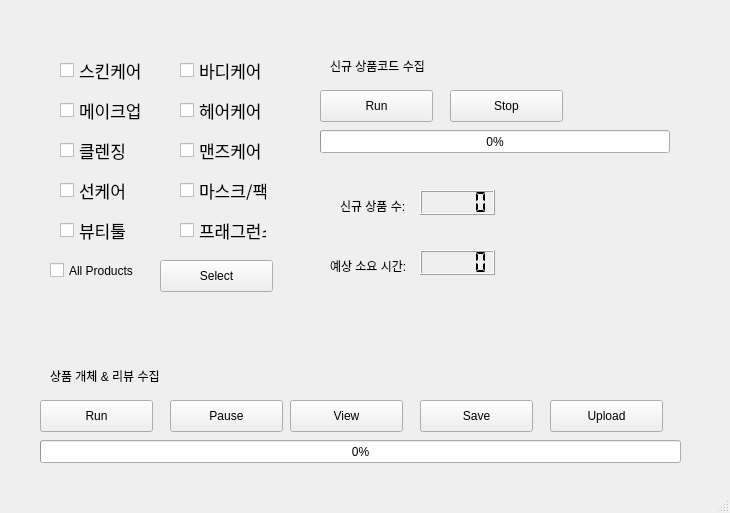
<?xml version="1.0" encoding="UTF-8"?>
<ui version="4.0">
 <class>MainWindow</class>
 <widget class="QMainWindow" name="MainWindow">
  <property name="geometry">
   <rect>
    <x>0</x>
    <y>0</y>
    <width>730</width>
    <height>513</height>
   </rect>
  </property>
  <property name="windowTitle">
   <string>MainWindow</string>
  </property>
  <widget class="QWidget" name="centralwidget">
   <widget class="QPushButton" name="Select">
    <property name="geometry">
     <rect>
      <x>160</x>
      <y>260</y>
      <width>113</width>
      <height>32</height>
     </rect>
    </property>
    <property name="text">
     <string>Select</string>
    </property>
   </widget>
   <widget class="QProgressBar" name="progressBar">
    <property name="geometry">
     <rect>
      <x>40</x>
      <y>440</y>
      <width>641</width>
      <height>23</height>
     </rect>
    </property>
    <property name="value">
     <number>0</number>
    </property>
   </widget>
   <widget class="QPushButton" name="Run">
    <property name="geometry">
     <rect>
      <x>40</x>
      <y>400</y>
      <width>113</width>
      <height>32</height>
     </rect>
    </property>
    <property name="text">
     <string>Run</string>
    </property>
   </widget>
   <widget class="QPushButton" name="Pause">
    <property name="geometry">
     <rect>
      <x>170</x>
      <y>400</y>
      <width>113</width>
      <height>32</height>
     </rect>
    </property>
    <property name="text">
     <string>Pause</string>
    </property>
   </widget>
   <widget class="QPushButton" name="View">
    <property name="geometry">
     <rect>
      <x>290</x>
      <y>400</y>
      <width>113</width>
      <height>32</height>
     </rect>
    </property>
    <property name="text">
     <string>View</string>
    </property>
   </widget>
   <widget class="QPushButton" name="Save">
    <property name="geometry">
     <rect>
      <x>420</x>
      <y>400</y>
      <width>113</width>
      <height>32</height>
     </rect>
    </property>
    <property name="text">
     <string>Save</string>
    </property>
   </widget>
   <widget class="QProgressBar" name="progressBar_2">
    <property name="geometry">
     <rect>
      <x>320</x>
      <y>130</y>
      <width>350</width>
      <height>23</height>
     </rect>
    </property>
    <property name="value">
     <number>0</number>
    </property>
    <property name="textVisible">
     <bool>true</bool>
    </property>
   </widget>
   <widget class="QPushButton" name="Run_2">
    <property name="geometry">
     <rect>
      <x>320</x>
      <y>90</y>
      <width>113</width>
      <height>32</height>
     </rect>
    </property>
    <property name="text">
     <string>Run</string>
    </property>
   </widget>
   <widget class="QCheckBox" name="menscare">
    <property name="geometry">
     <rect>
      <x>180</x>
      <y>140</y>
      <width>87</width>
      <height>20</height>
     </rect>
    </property>
    <property name="font">
     <font>
      <family>.Apple SD Gothic NeoI</family>
      <pointsize>13</pointsize>
     </font>
    </property>
    <property name="text">
     <string>맨즈케어</string>
    </property>
   </widget>
   <widget class="QCheckBox" name="skincare">
    <property name="geometry">
     <rect>
      <x>60</x>
      <y>60</y>
      <width>87</width>
      <height>20</height>
     </rect>
    </property>
    <property name="font">
     <font>
      <family>.Apple SD Gothic NeoI</family>
      <pointsize>13</pointsize>
     </font>
    </property>
    <property name="text">
     <string>스킨케어</string>
    </property>
   </widget>
   <widget class="QCheckBox" name="makeup">
    <property name="geometry">
     <rect>
      <x>60</x>
      <y>100</y>
      <width>87</width>
      <height>20</height>
     </rect>
    </property>
    <property name="font">
     <font>
      <family>.Apple SD Gothic NeoI</family>
      <pointsize>13</pointsize>
     </font>
    </property>
    <property name="text">
     <string>메이크업</string>
    </property>
   </widget>
   <widget class="QCheckBox" name="bodycare">
    <property name="geometry">
     <rect>
      <x>180</x>
      <y>60</y>
      <width>87</width>
      <height>20</height>
     </rect>
    </property>
    <property name="font">
     <font>
      <family>.Apple SD Gothic NeoI</family>
      <pointsize>13</pointsize>
     </font>
    </property>
    <property name="text">
     <string>바디케어</string>
    </property>
   </widget>
   <widget class="QCheckBox" name="haircare">
    <property name="geometry">
     <rect>
      <x>180</x>
      <y>100</y>
      <width>87</width>
      <height>20</height>
     </rect>
    </property>
    <property name="font">
     <font>
      <family>.Apple SD Gothic NeoI</family>
      <pointsize>13</pointsize>
     </font>
    </property>
    <property name="text">
     <string>헤어케어</string>
    </property>
   </widget>
   <widget class="QCheckBox" name="beauty_tool">
    <property name="geometry">
     <rect>
      <x>60</x>
      <y>220</y>
      <width>87</width>
      <height>20</height>
     </rect>
    </property>
    <property name="font">
     <font>
      <family>.Apple SD Gothic NeoI</family>
      <pointsize>13</pointsize>
     </font>
    </property>
    <property name="text">
     <string>뷰티툴</string>
    </property>
   </widget>
   <widget class="QCheckBox" name="maskpack">
    <property name="geometry">
     <rect>
      <x>180</x>
      <y>180</y>
      <width>87</width>
      <height>20</height>
     </rect>
    </property>
    <property name="font">
     <font>
      <family>.Apple SD Gothic NeoI</family>
      <pointsize>13</pointsize>
     </font>
    </property>
    <property name="text">
     <string>마스크/팩</string>
    </property>
   </widget>
   <widget class="QCheckBox" name="cleansing">
    <property name="geometry">
     <rect>
      <x>60</x>
      <y>140</y>
      <width>87</width>
      <height>20</height>
     </rect>
    </property>
    <property name="font">
     <font>
      <family>.Apple SD Gothic NeoI</family>
      <pointsize>13</pointsize>
     </font>
    </property>
    <property name="text">
     <string>클렌징</string>
    </property>
   </widget>
   <widget class="QCheckBox" name="suncare">
    <property name="geometry">
     <rect>
      <x>60</x>
      <y>180</y>
      <width>87</width>
      <height>20</height>
     </rect>
    </property>
    <property name="font">
     <font>
      <family>.Apple SD Gothic NeoI</family>
      <pointsize>13</pointsize>
     </font>
    </property>
    <property name="text">
     <string>선케어</string>
    </property>
   </widget>
   <widget class="QCheckBox" name="fragrance">
    <property name="geometry">
     <rect>
      <x>180</x>
      <y>220</y>
      <width>87</width>
      <height>20</height>
     </rect>
    </property>
    <property name="font">
     <font>
      <family>.Apple SD Gothic NeoI</family>
      <pointsize>13</pointsize>
     </font>
    </property>
    <property name="text">
     <string>프래그런스</string>
    </property>
   </widget>
   <widget class="QPushButton" name="Stop">
    <property name="geometry">
     <rect>
      <x>450</x>
      <y>90</y>
      <width>113</width>
      <height>32</height>
     </rect>
    </property>
    <property name="text">
     <string>Stop</string>
    </property>
   </widget>
   <widget class="QCheckBox" name="checkBox">
    <property name="geometry">
     <rect>
      <x>50</x>
      <y>260</y>
      <width>101</width>
      <height>21</height>
     </rect>
    </property>
    <property name="text">
     <string>All Products</string>
    </property>
   </widget>
   <widget class="QPushButton" name="Upload">
    <property name="geometry">
     <rect>
      <x>550</x>
      <y>400</y>
      <width>113</width>
      <height>32</height>
     </rect>
    </property>
    <property name="text">
     <string>Upload</string>
    </property>
   </widget>
   <widget class="QLCDNumber" name="Time">
    <property name="geometry">
     <rect>
      <x>420</x>
      <y>250</y>
      <width>75</width>
      <height>25</height>
     </rect>
    </property>
    <property name="segmentStyle">
     <enum>QLCDNumber::Flat</enum>
    </property>
   </widget>
   <widget class="QLCDNumber" name="Products">
    <property name="geometry">
     <rect>
      <x>420</x>
      <y>190</y>
      <width>75</width>
      <height>25</height>
     </rect>
    </property>
    <property name="segmentStyle">
     <enum>QLCDNumber::Flat</enum>
    </property>
   </widget>
   <widget class="QLabel" name="label_3">
    <property name="geometry">
     <rect>
      <x>50</x>
      <y>360</y>
      <width>131</width>
      <height>31</height>
     </rect>
    </property>
    <property name="text">
     <string>상품 개체 &amp; 리뷰 수집</string>
    </property>
   </widget>
   <widget class="QLabel" name="label_5">
    <property name="geometry">
     <rect>
      <x>340</x>
      <y>190</y>
      <width>111</width>
      <height>31</height>
     </rect>
    </property>
    <property name="text">
     <string>신규 상품 수:</string>
    </property>
   </widget>
   <widget class="QLabel" name="label_6">
    <property name="geometry">
     <rect>
      <x>330</x>
      <y>50</y>
      <width>121</width>
      <height>31</height>
     </rect>
    </property>
    <property name="text">
     <string>신규 상품코드 수집</string>
    </property>
   </widget>
   <widget class="QLabel" name="label_7">
    <property name="geometry">
     <rect>
      <x>330</x>
      <y>250</y>
      <width>131</width>
      <height>31</height>
     </rect>
    </property>
    <property name="text">
     <string>예상 소요 시간:</string>
    </property>
   </widget>
  </widget>
  <widget class="QMenuBar" name="menubar">
   <property name="geometry">
    <rect>
     <x>0</x>
     <y>0</y>
     <width>730</width>
     <height>21</height>
    </rect>
   </property>
  </widget>
  <widget class="QStatusBar" name="statusbar"/>
 </widget>
 <resources/>
 <connections/>
</ui>
